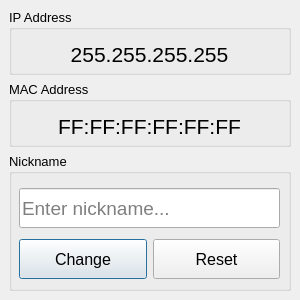
<?xml version="1.0" encoding="UTF-8"?>
<ui version="4.0">
 <author>elmoiv</author>
 <class>MainWindow</class>
 <widget class="QMainWindow" name="MainWindow">
  <property name="geometry">
   <rect>
    <x>0</x>
    <y>0</y>
    <width>300</width>
    <height>300</height>
   </rect>
  </property>
  <property name="minimumSize">
   <size>
    <width>300</width>
    <height>300</height>
   </size>
  </property>
  <property name="maximumSize">
   <size>
    <width>300</width>
    <height>300</height>
   </size>
  </property>
  <property name="windowTitle">
   <string>Device Info</string>
  </property>
  <property name="toolTip">
   <string/>
  </property>
  <property name="animated">
   <bool>true</bool>
  </property>
  <property name="documentMode">
   <bool>false</bool>
  </property>
  <widget class="QWidget" name="centralwidget">
   <property name="minimumSize">
    <size>
     <width>100</width>
     <height>0</height>
    </size>
   </property>
   <layout class="QHBoxLayout" name="horizontalLayout">
    <item>
     <layout class="QGridLayout" name="gridLayout" columnstretch="0">
      <property name="sizeConstraint">
       <enum>QLayout::SetNoConstraint</enum>
      </property>
      <property name="spacing">
       <number>6</number>
      </property>
      <item row="1" column="0">
       <widget class="QGroupBox" name="groupBox_2">
        <property name="sizePolicy">
         <sizepolicy hsizetype="Minimum" vsizetype="Fixed">
          <horstretch>0</horstretch>
          <verstretch>0</verstretch>
         </sizepolicy>
        </property>
        <property name="minimumSize">
         <size>
          <width>0</width>
          <height>66</height>
         </size>
        </property>
        <property name="font">
         <font>
          <pointsize>10</pointsize>
         </font>
        </property>
        <property name="title">
         <string>MAC Address</string>
        </property>
        <widget class="QWidget" name="verticalLayoutWidget">
         <property name="geometry">
          <rect>
           <x>10</x>
           <y>30</y>
           <width>261</width>
           <height>31</height>
          </rect>
         </property>
         <layout class="QVBoxLayout" name="verticalLayout">
          <item>
           <widget class="QLabel" name="lblMAC">
            <property name="font">
             <font>
              <pointsize>16</pointsize>
             </font>
            </property>
            <property name="text">
             <string>FF:FF:FF:FF:FF:FF</string>
            </property>
            <property name="alignment">
             <set>Qt::AlignCenter</set>
            </property>
           </widget>
          </item>
         </layout>
        </widget>
       </widget>
      </item>
      <item row="0" column="0">
       <widget class="QGroupBox" name="groupBox">
        <property name="sizePolicy">
         <sizepolicy hsizetype="Minimum" vsizetype="Fixed">
          <horstretch>0</horstretch>
          <verstretch>0</verstretch>
         </sizepolicy>
        </property>
        <property name="minimumSize">
         <size>
          <width>0</width>
          <height>66</height>
         </size>
        </property>
        <property name="font">
         <font>
          <pointsize>10</pointsize>
         </font>
        </property>
        <property name="title">
         <string>IP Address</string>
        </property>
        <widget class="QWidget" name="verticalLayoutWidget_2">
         <property name="geometry">
          <rect>
           <x>10</x>
           <y>30</y>
           <width>261</width>
           <height>31</height>
          </rect>
         </property>
         <layout class="QVBoxLayout" name="verticalLayout_2">
          <item>
           <widget class="QLabel" name="lblIP">
            <property name="font">
             <font>
              <pointsize>16</pointsize>
             </font>
            </property>
            <property name="text">
             <string>255.255.255.255</string>
            </property>
            <property name="alignment">
             <set>Qt::AlignCenter</set>
            </property>
           </widget>
          </item>
         </layout>
        </widget>
       </widget>
      </item>
      <item row="2" column="0">
       <widget class="QGroupBox" name="groupBox_3">
        <property name="font">
         <font>
          <pointsize>10</pointsize>
         </font>
        </property>
        <property name="title">
         <string>Nickname</string>
        </property>
        <widget class="QWidget" name="gridLayoutWidget">
         <property name="geometry">
          <rect>
           <x>10</x>
           <y>30</y>
           <width>261</width>
           <height>101</height>
          </rect>
         </property>
         <layout class="QGridLayout" name="gridLayout_3">
          <item row="1" column="0">
           <widget class="QPushButton" name="btnChange">
            <property name="minimumSize">
             <size>
              <width>0</width>
              <height>40</height>
             </size>
            </property>
            <property name="font">
             <font>
              <pointsize>12</pointsize>
             </font>
            </property>
            <property name="text">
             <string>Change</string>
            </property>
            <property name="autoDefault">
             <bool>true</bool>
            </property>
            <property name="default">
             <bool>true</bool>
            </property>
           </widget>
          </item>
          <item row="1" column="1">
           <widget class="QPushButton" name="btnReset">
            <property name="minimumSize">
             <size>
              <width>0</width>
              <height>40</height>
             </size>
            </property>
            <property name="font">
             <font>
              <pointsize>12</pointsize>
             </font>
            </property>
            <property name="text">
             <string>Reset</string>
            </property>
           </widget>
          </item>
          <item row="0" column="0" colspan="2">
           <widget class="QLineEdit" name="txtNickname">
            <property name="minimumSize">
             <size>
              <width>0</width>
              <height>40</height>
             </size>
            </property>
            <property name="font">
             <font>
              <pointsize>14</pointsize>
             </font>
            </property>
            <property name="text">
             <string/>
            </property>
            <property name="placeholderText">
             <string>Enter nickname...</string>
            </property>
            <property name="clearButtonEnabled">
             <bool>true</bool>
            </property>
           </widget>
          </item>
         </layout>
        </widget>
       </widget>
      </item>
     </layout>
    </item>
   </layout>
  </widget>
 </widget>
 <resources/>
 <connections/>
</ui>
